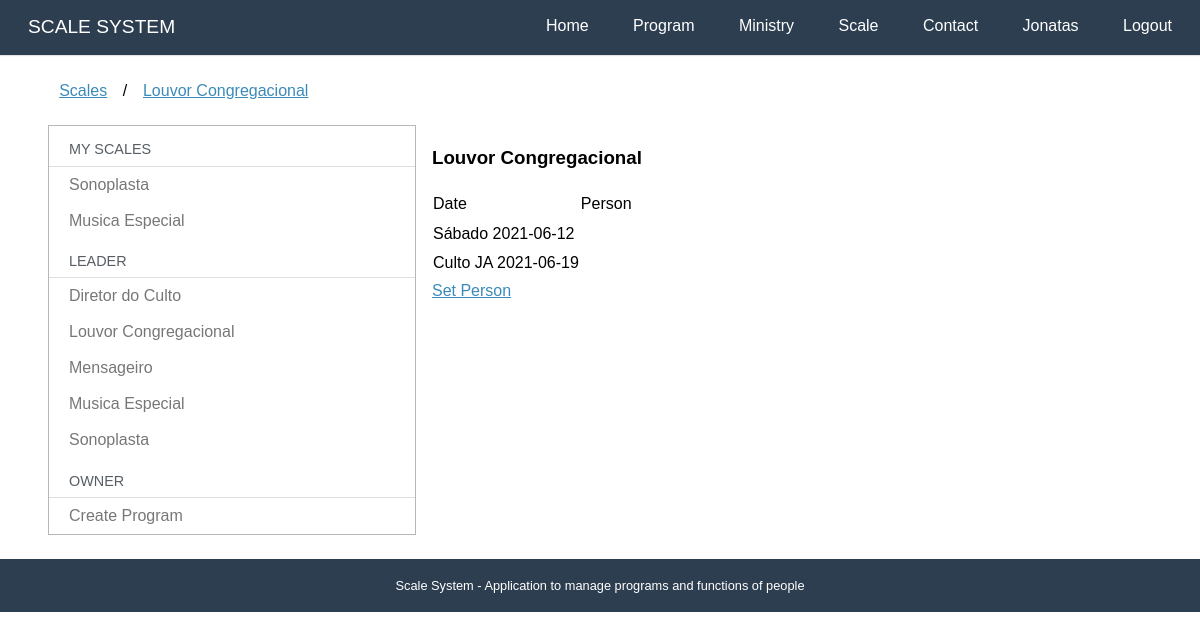
The app's page /scales/90 (signed in), older data.
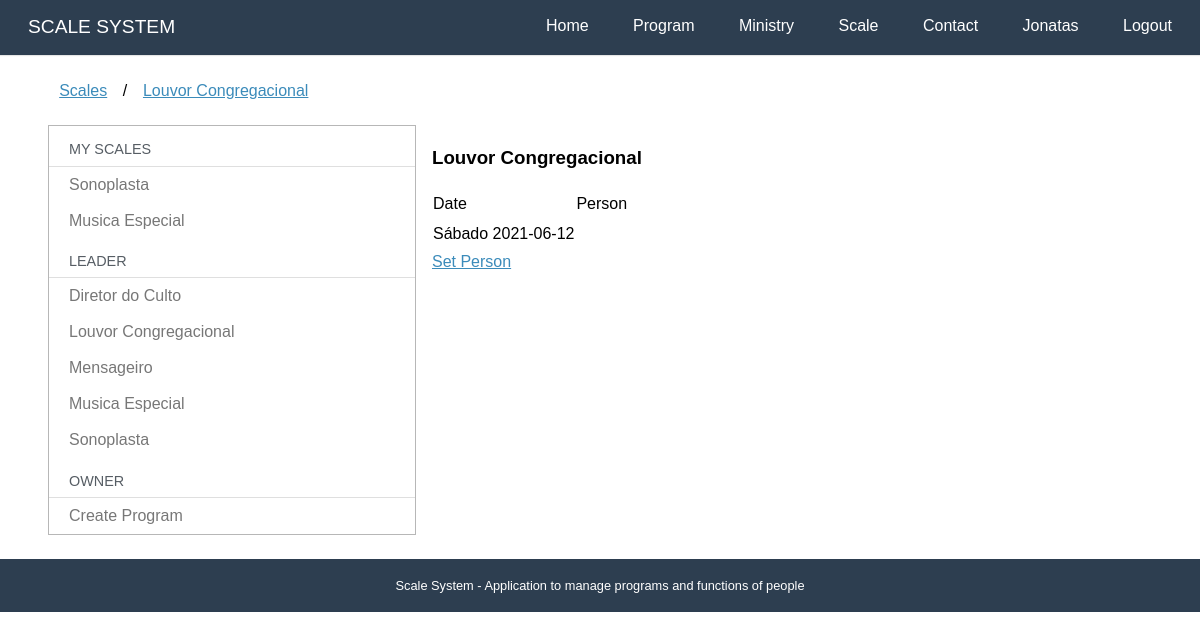
The same page, newer data.
### ministries/models.py (models this page shows, shortened)
class Function (models.Model):
    name = models.CharField(_("Name"), max_length=50)
    ministry = models.ForeignKey("ministries.Ministry", verbose_name=_("Ministry"), on_delete=models.CASCADE)
    people = models.ManyToManyField("accounts.User",blank=True, verbose_name=_("People"))
    overload = models.ManyToManyField("ministries.Function", blank=True,  verbose_name=_("Overload"))
    created_at = models.DateTimeField(_("Created at"), auto_now_add=True)
    updated_at = models.DateTimeField(_('Updated at'), auto_now=True)
    def __str__(self):
        return self.name
    class Meta:
        verbose_name = _("Function")
        verbose_name_plural = _("Functions")
        ordering = ['name']

### programs/models.py (models this page shows, shortened)
class ProgramTime(models.Model):
    desc = models.CharField(_("Description"), max_length=50, null=True,blank=True)
    program = models.ForeignKey("programs.Program", verbose_name=_("Program"), on_delete=models.CASCADE)
    function = models.ForeignKey("ministries.Function", verbose_name=_("Function"), null=True,blank=True, on_delete=models.SET_NULL)
    lookup = models.ForeignKey("programs.ProgramTime", verbose_name=_("Same as"), on_delete=models.SET_NULL,null=True,blank=True)
    time = models.TimeField(_("Time"), auto_now=False, auto_now_add=False, null=True,blank=True)
    person = models.ManyToManyField("accounts.User", verbose_name=_("Person"), blank=True, related_name="person")
    confirmmed = models.ManyToManyField("accounts.User", verbose_name=_("Confirmmed"), blank=True, related_name="confirmmed")
    created_at = models.DateTimeField(_("Created at"), auto_now_add=True)
    updated_at = models.DateTimeField(_('Updated at'), auto_now=True)
    class Meta:
        verbose_name = _("Program Time")
        verbose_name_plural = _("Program Times")
        ordering = ['program__date','program__type_name','time']

class Program (models.Model):
    SATURDAY = 'SA'
    SATURDAYAFTERNOON = 'JA'
    WEDNESDAY = 'WE'
    SUNDAY = 'SN'
    FRIDAY = 'FR'
    SPECIAL = 'SP'
    WEEKPFPRAYER = 'WP'
    PROGRAMTYPES = [
        (SATURDAY, 'Saturday'),
        (SATURDAYAFTERNOON, 'Saturday afternoon'),
        (WEDNESDAY, 'Wednesday'),
        (SUNDAY,'Sunday'),
        (FRIDAY, 'Friday'),
        (SPECIAL, 'Special'),
        (WEEKPFPRAYER,'Week of Prayer')
    ]
    name = models.CharField(_("Name"), max_length=50, null=True,blank=True)
    type_name = models.CharField(
        max_length=2,
        choices=PROGRAMTYPES,
        default = SATURDAY
    )
    description = models.TextField(_('Simple Description'), blank=True)
    date = models.DateField(_("Date"), auto_now=False, auto_now_add=False, null=True,blank=False)
    image = models.ImageField(_("Image"), upload_to='program',null=True,blank=True)
    transmission = models.URLField(_("Transmission Link"), max_length=200,null=True,blank=True)
    room = models.URLField(_("Room Link"), max_length=200,null=True,blank=True)
    presential = models.BooleanField(_("Presential?"),default=False)
    iscription = models.BooleanField(_("Needs subscription?"),default=True)
    created_at = models.DateTimeField(_("Created at"), auto_now_add=True)
    updated_at = models.DateTimeField(_('Updated at'), auto_now=True)
    def typeprogram(self):
        for l in Program.PROGRAMTYPES:
            if l[0] == self.type_name:
                return _(l[1])
        return ""
    def __str__(self):
        return (self.name or self.typeprogram()) + ((' '+str(self.date)) if self.date else (" " + _("Template")))
    class Meta:
        verbose_name = _("Program")
        verbose_name_plural = _("Programs")
        ordering = ['date']

### scales/views.py (the view)
# urls.py: path('<int:function>', views.scale,  name='scale'),
@login_required
def scale(request, function):
    template_name = "scales/scale.html"
    fn = get_object_or_404(Function, pk = function)
    context = {}
    context['function'] = fn
    context['functions'] = my_functions(request.user)
    context['leader_functions'] = my_leader_functions(request.user)
    context['leader'] = fn.ministry.is_leader(request.user)
    context['scale'] = get_scale(fn)
    return render(request, template_name, context)

### accounts/models.py (called while the page is built)
    def __str__(self):
        return self.name or self.username

    def get_full_name(self):
        return str(self)

    def get_first_name(self):
        return self.get_full_name().split()[0]

### core/templatetags/call_method.py (called while the page is built)
@register.filter(name='has_group')
def has_group(user, group_name):
    return user.groups.filter(name=group_name).exists()

@register.filter(name='has_ministry')
def has_ministry(user):
    if my_engaged(user) or my_ministries(user):
        return True
    return False

### ministries/models.py (called while the page is built)
    def is_leader(self, user):
        return self.leader.get_queryset().filter(pk=user.pk).first()

### ministries/utils.py (called while the page is built)
def my_engaged(user):
    def m(x):
        return [x.ministry]
    def r(x,a):
        if x[0] and x[0] not in a:
            a.append(x[0])
        return a
    functions = list(Function.objects.filter(people = user))
    prog = ProgramTime.objects.filter(person = user, program__date__gte = datetime.date.today())
    for pg in prog:
        functions.append(pg.func())
    if functions:
        return reduce(r,map(m,functions))
    else:
        return []

def my_leader_functions(user):
    return Function.objects.filter(ministry__leader = user)

### scales/templates/scales/scale.html (shortened to what this page needs)
{% extends "scales/dashboard.html" %}
{% load i18n call_method %}
{% block breadcrumb %}
{{ block.super }}
<li>/</li>
<li><a href="{% url 'scales:scale' function.pk %}">{{function}}</a></li>
{% endblock %}
{% block dashboard_content %}
<h3>{{function}}</h3>
{% block description_content %}
    <table>
        <thead>
            <tr>
                <td>{% translate 'Date' %}</td>
                <td>{% translate 'Person' %}</td>
            </tr>
        </thead>
        <tbody>
            {% for sc in scale %}
            <tr>
                <td>{{sc.program}}</td>
                <td>
                </td>
            </tr>
            {% endfor %}
        </tbody>
    </table>
{% if leader %}
    <p><a href="{% url 'scales:edit' function.pk %}" >{% translate 'Set Person' %}</a></p>
{% endif %}
{% endblock %}
{% endblock %}

### scales/templates/scales/dashboard.html (shortened to what this page needs)
{% extends "base.html" %}
{% load i18n call_method %}
{% block content %}
<div class="pure-g-r content-ribbon">
    <div class="pure-u-1">
        <ul class="breadcrumb">
            {% block breadcrumb %}
            <li><a href="{% url 'scales:dashboard' %}">{% translate "Scales" %}</a></li>
            {% endblock %}
        </ul>
    </div>
    <div class="pure-u-1-3">
        <div class="pure-menu pure-menu-open">
            <a class="pure-menu-heading">{% translate "My Scales" %}</a>
            <ul>
                {% if functions %}
                {% for fn in functions %}
                <li><a href="{% url 'scales:scale' fn.pk %}">{{fn}}</a></li>
                {% endfor %}
                {% else %}
                {% translate "You have no scale" %}
                {% endif %}
                {% if functions %}
                <li class="pure-menu-heading">{% translate "Leader" %}</li>
                {% for fn in leader_functions %}
                <li><a href="{% url 'scales:scale' fn.pk %}">{{fn}}</a></li>
                {% endfor %}
                {% endif %}
                {% if perms.programs.add_program %}
                <li class="pure-menu-heading">{% translate "Owner" %}</li>
                <li><a href="{% url 'programs:register' %}">{% translate "Create Program" %}</a></li>
                {% endif %}
            </ul>
        </div>
    </div>
    <div class="pure-u-2-3">
        <div class="inner">
            {% block dashboard_content %}{% endblock %}
        </div>
    </div>
</div>
{% endblock %}

Row changes from the older to the newer data that the page shows:
removed ProgramTime: program "Culto JA 2021-06-19"
